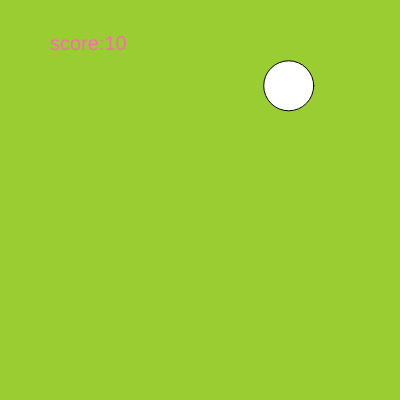
Frame 1 (no input)
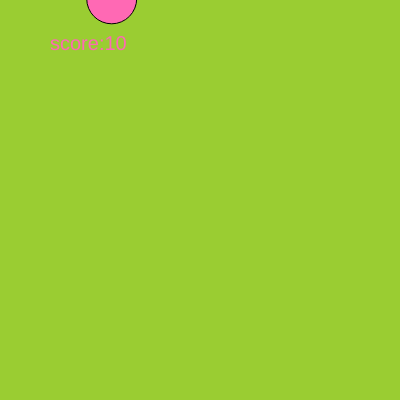
Frame 60 (no input)
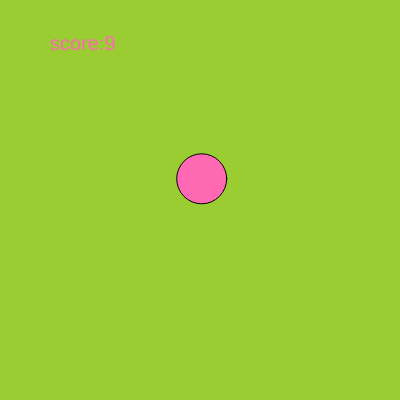
Frame 120 (the mouse pressed at the canvas centre since frame 60)

The p5.js sketch that drew these frames (run headless with seeded random() and noise() and a simulated clock; from frame 60 on, the mouse is pressed at the canvas centre):

// p5.js sketch
// ── sketch.js
let debug = true;
let x = 0;
let y = 0;
let d = 0;
let score =10;
let speedfactor = 3;
let speedx = speedfactor;
let speedy = speedfactor;



function setup() {
  createCanvas(400, 400);

  x = random(width);
  y = random(height);
}



function draw() {
  background("yellowgreen");


//distance formula
d = sqrt((x - mouseX)**2 + (y - mouseY)**2);

//movement
x += speedx;
y += speedy;

//draw circle
circle(x,y,50);
fill("hotpink")

  if (mouseX > x){
    //right
    speedx = speedfactor;

  }else{
    //left
speedx = -speedfactor;
  }

  if (mouseY > y){
    //right
    speedy = speedfactor;

  }else{
    //left
speedy = -speedfactor;
  }


// check collision
  if (d < 25){
    score -= 1;
    x = random(width);
    y = random(height);
  }



 if (debug){
  textSize(20);
  //text("mouseX: " + mouseX, 50, 50);
  //text("mouseY; " + mouseY, 50, 80);
 // text("x: " + x, 50, 120);
  //text("y: " + y, 50, 150);
 // text("d: " + d, 50, 180);
  text("score:" + score, 50, 50);

  }
}
